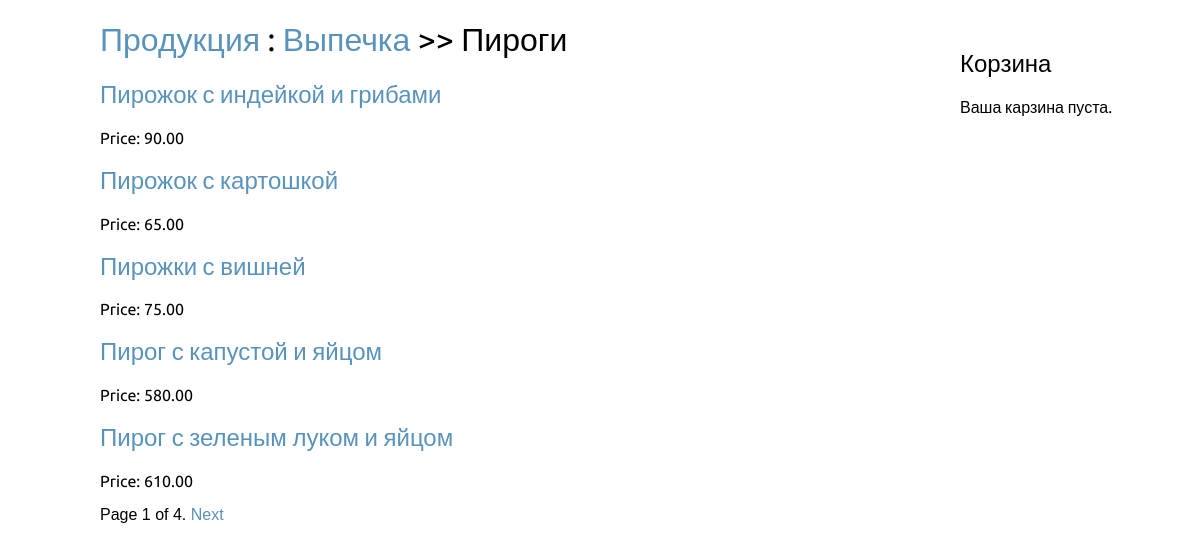
The page /vypechka/pirogi/ on the database its author committed.
### beckary_shop/models.py (models this page shows, shortened)
class Category(models.Model):
    name = models.CharField(max_length=100, db_index=True)
    slug = models.SlugField(max_length=100, unique=True)
    section = models.ForeignKey(Section, related_name='category', on_delete=models.CASCADE)
    url = models.URLField(max_length=100)
    img = models.ImageField()

class Section(models.Model):
    name = models.CharField(max_length=100, db_index=True)
    slug = models.SlugField(max_length=100, unique=True)
    url = models.URLField(max_length=100)
    img = models.ImageField(upload_to='section/')
    def get_absolute_url(self):
        return reverse('beckary_shop:cat_list', args=[self.slug])

class Product(models.Model):
    name = models.CharField(max_length=100, db_index=True)
    slug = models.SlugField(max_length=100, unique=True)
    category = models.ForeignKey(Category, related_name='product', on_delete=models.CASCADE)
    description = models.TextField()
    price = models.DecimalField(max_digits=10, decimal_places=2)
    url = models.URLField(max_length=100)
    img = models.ImageField()
    def get_absolute_url(self):
        return reverse('beckary_shop:prod_detail', args=[self.category.section.slug, self.category.slug, self.slug])

### beckary_shop/views.py (the view)
# urls.py: path('<slug:sec_slug>/<slug:cat_slug>/', views.prod_list, name='prod_list'),
def prod_list(request, sec_slug, cat_slug):
    cat = Category.objects.get(slug = cat_slug)
    prod_list = Product.objects.filter(category_id = cat.id)
    paginator = Paginator(prod_list, 5)
    page = request.GET.get('page')
    try:
        prods = paginator.page(page)
    except PageNotAnInteger:
        prods = paginator.page(1)
    except EmptyPage:
        prods = paginator.page(paginator.num_pages)
    return render(request, 'product/prod_list.html', {'page':page,'prods': prods, 'cat':cat})

### cart/cart.py (called while the page is built)
    def __len__(self):
        return sum(item['quantity'] for item in self.cart.values())

### cart/context_processor.py (called while the page is built)
def cart(request):
    return {'cart': Cart(request)}

### beckary_shop/templates/product/prod_list.html (shortened to what this page needs)
{% extends "base.html" %}
{% block content %}
<h1><a href="/">Продукция</a> : <a href="{{ cat.section.get_absolute_url }}">{{ cat.section.name }}</a> >> {{ cat.name }}</h1>
{% for prod in prods %}
<h2>
<a href="{{ prod.get_absolute_url }}">{{ prod.name }}</a>
</h2>
<p class="date">Price: {{ prod.price }}</p>
{% endfor %}
{% include "product/pagination.html" with page=prods %}
{% endblock %}

### beckary_shop/static/css/blog__.css (style rules this page uses)
body { margin:0; padding:0; font-family:helvetica, sans-serif; }
h1, h2, h3, h4, h5 , h6 , p { font-family: 'Ubuntu', sans-serif; font-weight:normal; }
a { text-decoration:none; color:#5993bb; }

### rows shown on the page
Category: section.name "Выпечка", name "Пироги"
Product: name "Пирожок с индейкой и грибами", price "90.00"
Product: name "Пирожок с картошкой", price "65.00"
Product: name "Пирожки с вишней", price "75.00"
Product: name "Пирог с капустой и яйцом", price "580.00"
Product: name "Пирог с зеленым луком и яйцом", price "610.00"

### other values the page prints
{{ page.number }} "1"
{{ page.paginator.num_pages }} "4"
